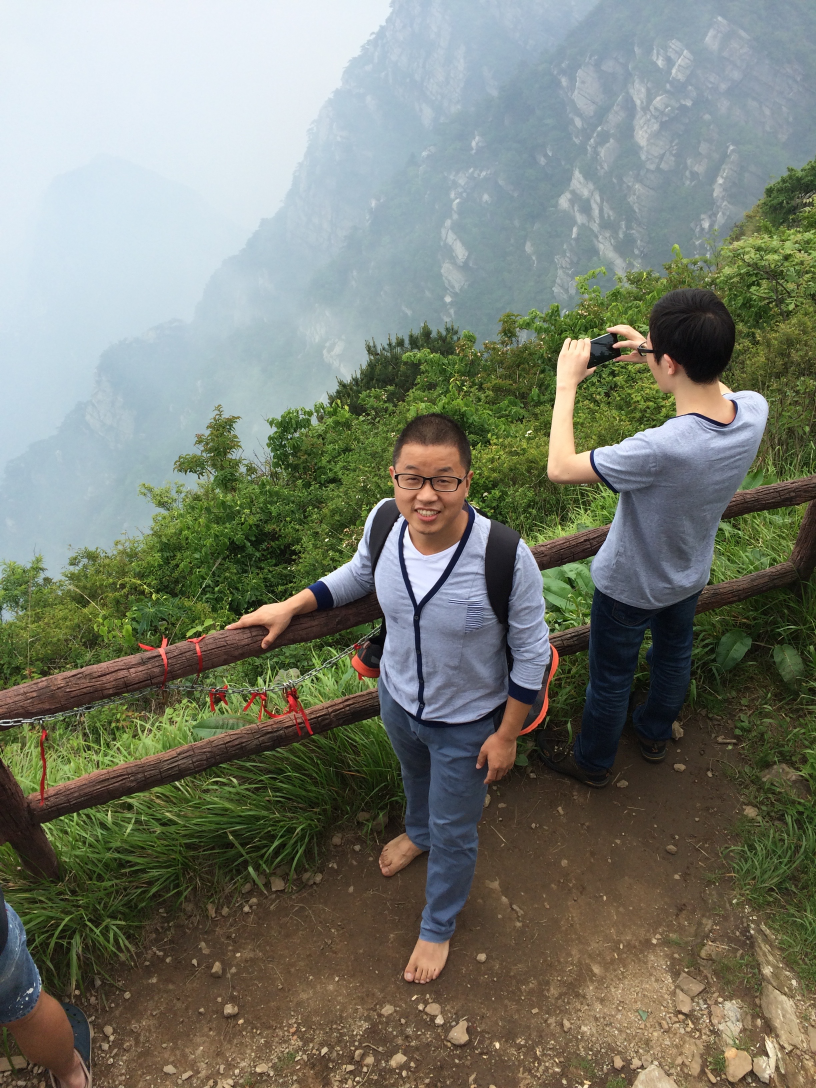
#> input picture IMG_0491.jpg, 2448 x 3264 px (shown at 1/3 size)
$ python cv01.py
#> lines starting #> are read from the running program, lines starting #| are printed output that depends on the picture
from PIL import Image

pil_im = Image.open('IMG_0491.jpg').convert('L')
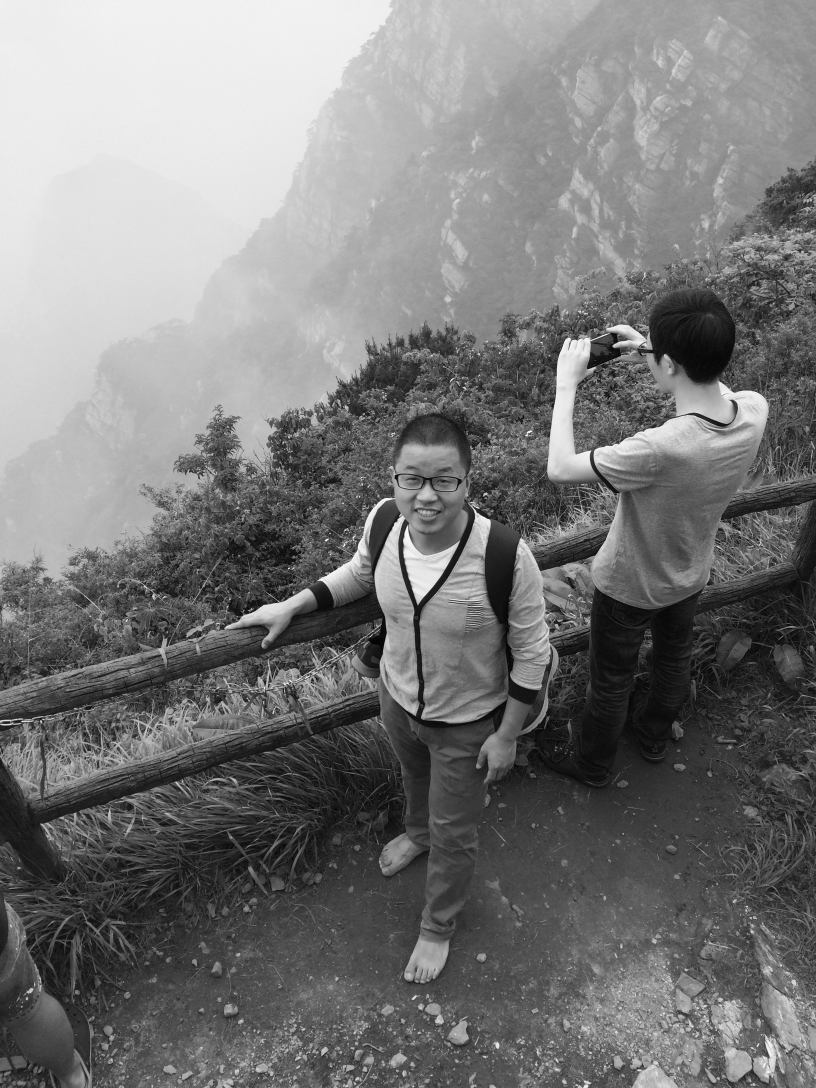
#> pil_im: PIL image 2448x3264 L (shown at 1/3 size); min 0, max 255, mean 120.8
#pil_im.convert('L')
pil_im.save('IMG_0491_gray.jpg')
pth = Image.open('IMG_0491.jpg')
#> pth is the input picture: PIL image 2448x3264 RGB; mean R, G, B 119.5, 123.3, 111
pth.thumbnail((256,256))
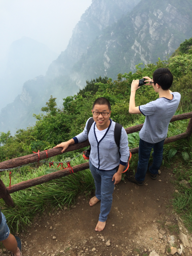
#> pth: PIL image 192x256 RGB; mean R, G, B 119.5, 123.3, 111
pth.save('IMG_0491_thumb.jpg')

$ run again, with psb-3.jpeg copied over IMG_0491.jpg
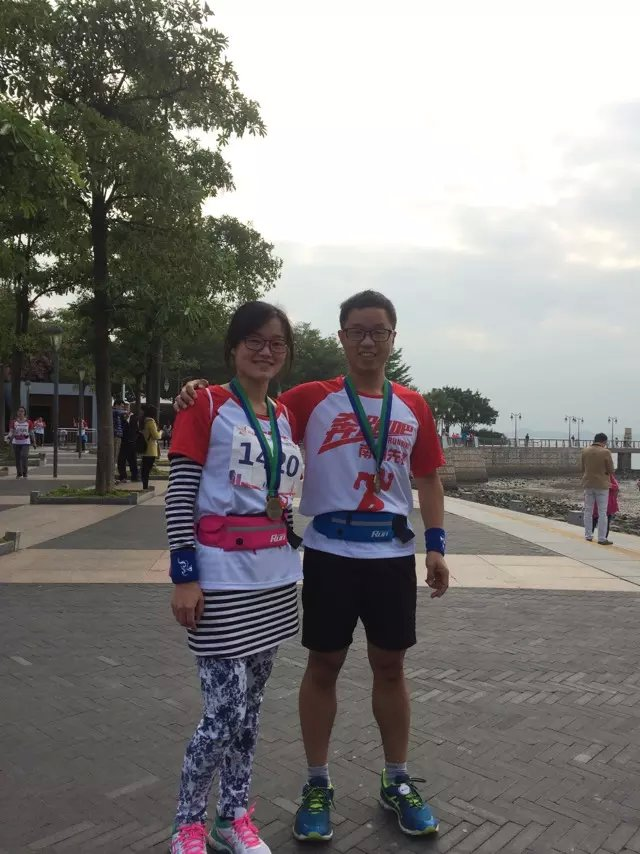
#> input picture psb-3.jpeg, 640 x 854 px
#> `pil_im = Image.open('IMG_0491.jpg').convert('L')`:
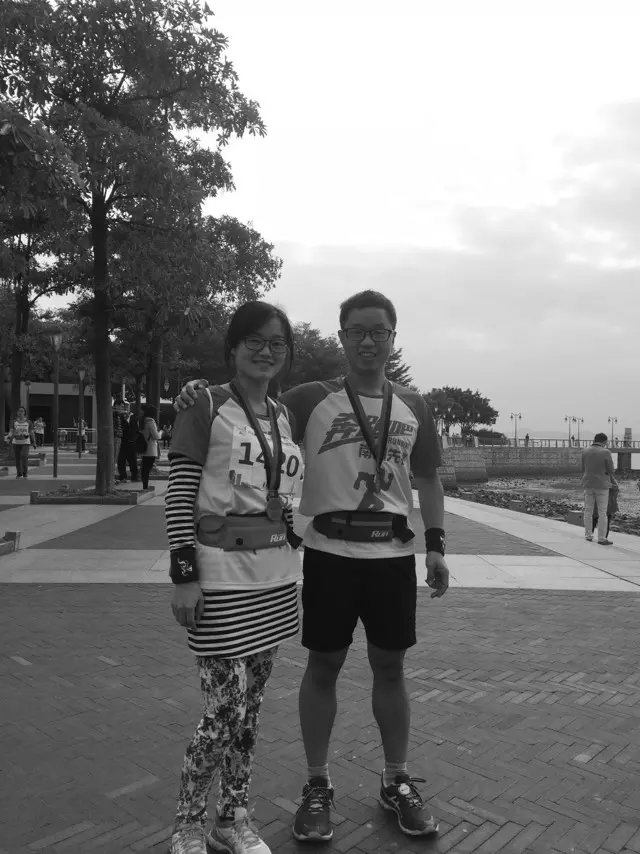
#> pil_im: PIL image 640x854 L; min 1, max 255, mean 127.5
#> pth is the input picture: PIL image 640x854 RGB; mean R, G, B 129.8, 126.8, 125.2
#> `pth.thumbnail((256,256))`:
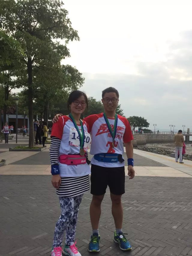
#> pth: PIL image 192x256 RGB; mean R, G, B 129.8, 126.8, 125.2
